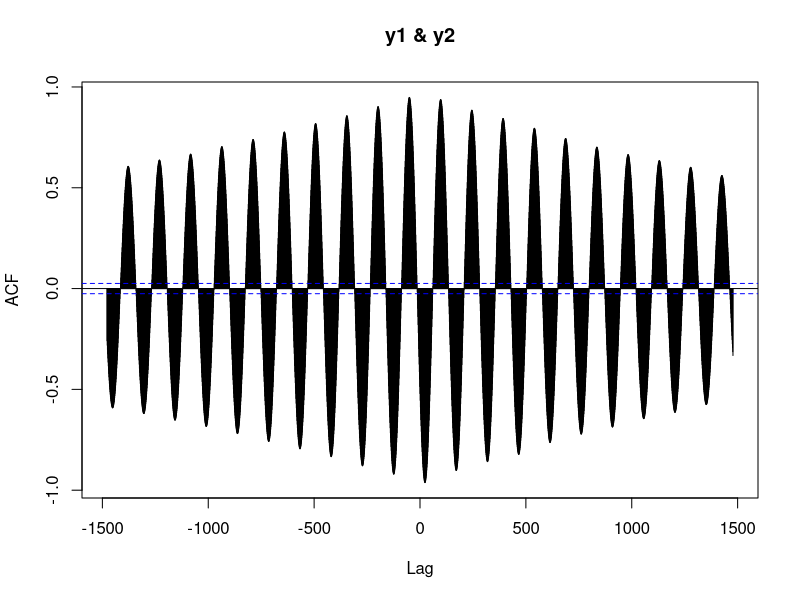
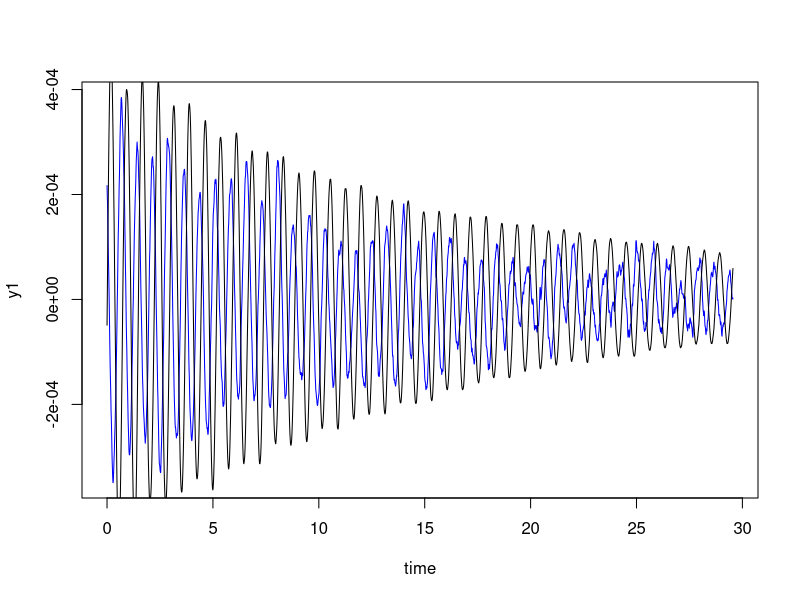
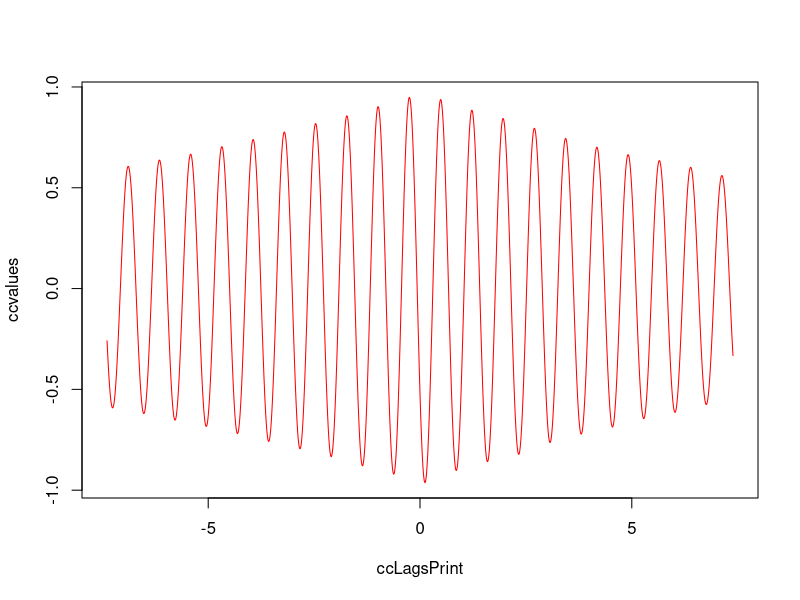
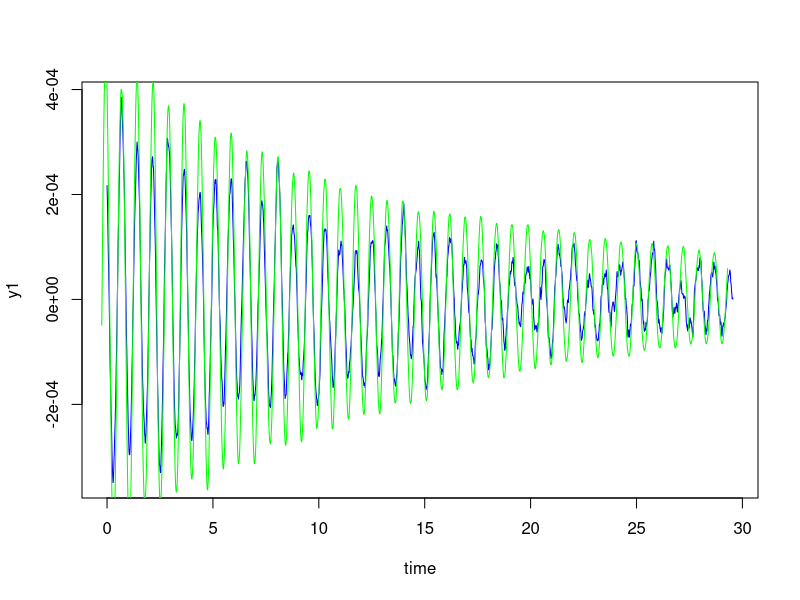

These charts were generated, in order, by the following R code:
# This function here is a stand-alone version for testing purposes. 
# Open and run it in the console to see gow it works.

  
  
  # load data from txt, space-delimited
  data1=read.table("tls.txt", sep=" ")
  data2=read.table("ibis.txt", sep=" ")
  # --> tab delimited would be: ex2txt=read.table("Exercise2-1.txt", sep="\t")
  
  
  # Compare time stamps of both datasets
  stamptest = data1[1]-data2[1]
  testsum = sum (stamptest, na.rm = FALSE)

  
  # If time stamps not equal .. ( CAREFUL: Position of else and curly brackets is vital!!!!)
  if (testsum > 0) {
    stop('Time stamps are not of equal intervals! Interpolation required, calculation stopped.')
  } else {
    print("Time stamps equal, calculation proceeded normally.")
 
  
  
  
  
  # If they *are* equal though, proceed with calculations ....
  
  # Set columns of time data
  time = as.numeric(unlist(data1[1]))
  y1 = as.numeric(unlist(data1[2]))
  y2 = as.numeric(unlist(data2[2]))
  
  
  
  ##### PERFORMING CROSS CORRELATION
  
  # Set column length
  lengthTime = length(time)
  
  # Define time lag tau
  tau = round((lengthTime/4), digits = 0)
  
  # Get sampling frequency
  lastValueOfTime = tail(time, n=1)
  # Also, first value of array: firstValueOftime = head (x, n=1)
  # changing n will determine how many entries are grabbed from the top 
  # or bottom of an array!
  
  # Calculate sampling frequency --> how many measurements per unit time
  sampleF = lengthTime/lastValueOfTime
  
  # Calculate cross correlation with fixed tau 
  # Maybe we should think about allowing user to decide between value or default length/4.
  crosscorrel = ccf(y1,y2,tau) # is working fine (y)
  
  # --> output of ccf is a LIST (!) of 6: 1st column-> correlation values, 2nd -> character types,
  #   3rd-> length, 4th-> lags, 5th-> time column, 6th-> the two original input datasets
  
  # Get correlation values in extra column
  ccvalues = crosscorrel[[1]]
  
  # Get time lags from ccf output n extra column
  ccLags = crosscorrel[[4]] 
  
  
  ##### FINDING TIME SHIFT between original and correlation values
  
  # Get max to have a basis to which one can "attach" the time shift
  maximum = max(ccvalues)
  minimum = min(ccvalues)
  # Find index of max correlation value, so that we can find associated (integer) time lag
  indMax = match(maximum, abs(ccvalues), nomatch = NA_integer_, incomparables = NULL)
  indMin = match(minimum, ccvalues, nomatch = NA_integer_, incomparables = NULL)
  
  #indMax = 1529
  # Get time difference --> Make actual time value of according time lag  
  delta_t = ccLags [[indMax]]/sampleF;
  
  # Convert from list to numeric to allow math operations
  sampleF = as.numeric(sampleF) # convert from object to numeric
  cctimeNum = as.numeric(ccLags)
  
  # For printing of corss-corr. function, re-calculate the actual times for 
  # the integer lags of cross-corr 
  ccLagsPrint = cctimeNum/sampleF
  
  # Shift the time series according to calculated delta_t
  time_y1_shifted = as.numeric(unlist(time)) + as.numeric(delta_t)

  
  # PLOT 1. Original data time vs y1 & time vs y2
  plot(time,y1,type="l",col="blue")
  lines(time,y2,col="black") #--> works!
  
  
  # PLOT 2. Cross-correlation function - ccPrint on x-axis, ccvalues on y-axis
  plot(ccLagsPrint,ccvalues,type="l",col="red") # --> works awesomely!!!
 
  
  # PLOT 3. Time series 2 and shift-corrected time series 1
  plot(time,y1, type="l", col="blue", lwd=1)
  lines(time_y1_shifted,y2,col="green", lwd=1)  #--> works!!! :D

  } 
  